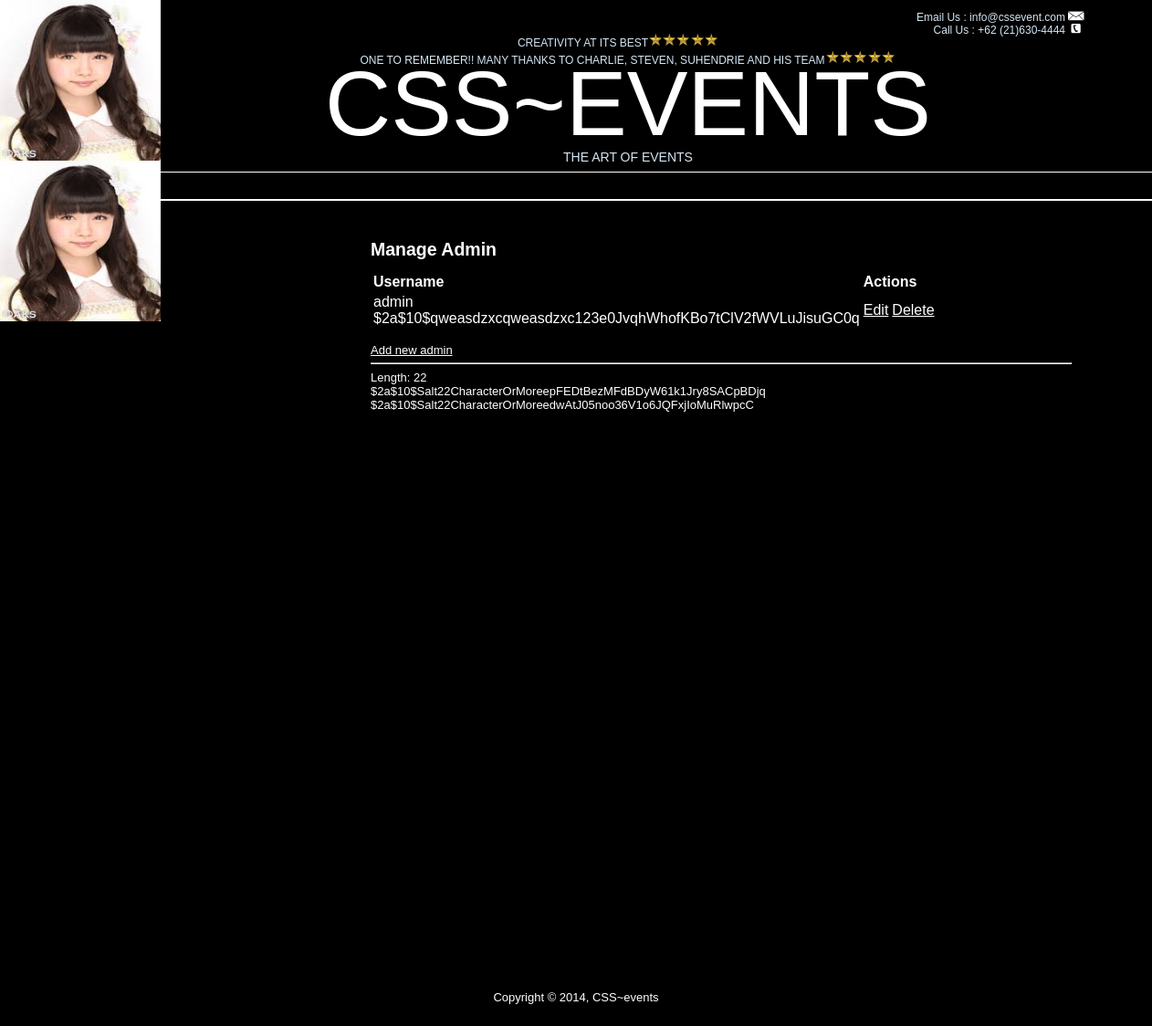
The page /public/manage_admin.php on the database as committed earlier.
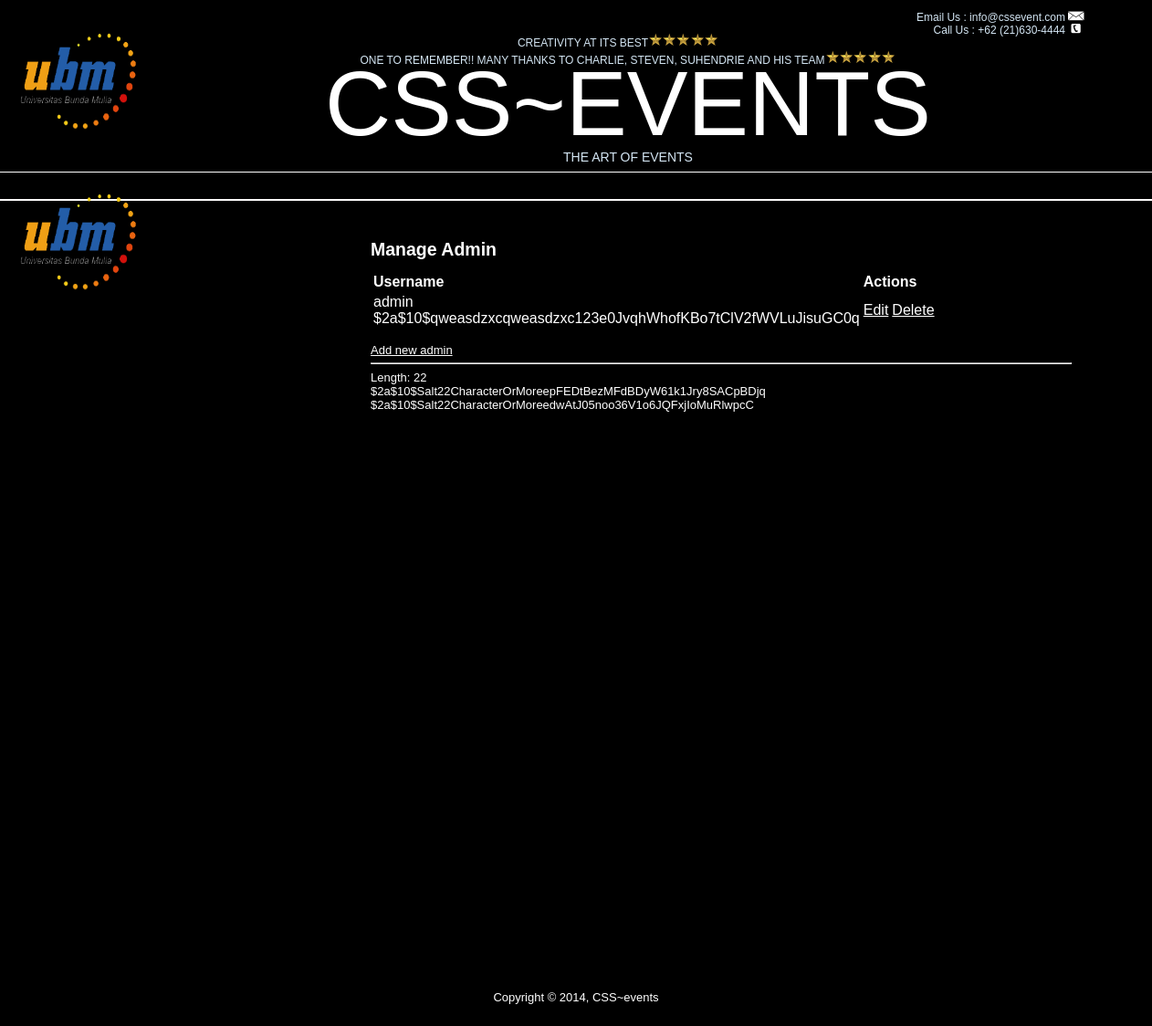
The same page on the database as committed later.
### tables this page shows
CREATE TABLE IF NOT EXISTS `logo` (
  `id` int(11) NOT NULL AUTO_INCREMENT,
  `title` varchar(20) NOT NULL,
  `body` text NOT NULL,
  `gambar` text NOT NULL,
  PRIMARY KEY (`id`)
);

### includes/function.php (called while the page is built, shortened)
<?php session_start();
	function find_all_admins(){
		global $koneksi;
		$sql ="SELECT * FROM admins";
		$sql .= " ORDER BY username ASC";
		$admin_set = mysqli_query($koneksi, $sql);
		return $admin_set;
	}
?>

### public/manage_admin.php (the view)
<?php require_once("../includes/db_connection.php");?>
<?php require_once("../includes/function.php");?>
<?php $admin_set = find_all_admins();?>
<?php	include("../includes/layouts/header.php");?>
<div id="main">
	<div id="navigation"></div>
	<div id="page">
		<h2>Manage Admin</h2>
		<table>
			<tr>
				<th style="text-align:left; width:200px;">Username</th>
				<th colspan="2" style="text-align:left;">Actions</th>
			</tr>
			<?php while($admin = mysqli_fetch_assoc($admin_set)){?>
				<tr>
					<td><?php echo htmlentities($admin["username"]); ?><br>
					 <?php echo htmlentities($admin["hashed_password"]); ?>
					</td>
					<td><a href="edit_admin.php?id=<?php echo urlencode($admin["id"]); ?>">Edit</a></td>
					<td><a href="delete_admin.php?id=<?php echo urlencode($admin["id"]); ?>" onclick="return confirm('Are you sure?');">Delete</a></td>
				</tr>
			<?php } ?>
		</table>
		<br>
			<a href="new_admin.php">Add new admin</a>
			<hr />
			<?php
			 $password = "admin";
			 $hash_format = "$2a$10$";
			 $salt = "Salt22CharacterOrMoree";
			 echo "Length: ". strlen($salt);
			 $format_and_salt = $hash_format . $salt;
			 $hash = crypt($password, $format_and_salt);
			 echo "<br>";
			 echo $hash;
			 $hash2 = crypt("secret", $hash);
			 echo "<br>";
			 echo $hash2;
			?>
	</div>
</div>
<?php include("../includes/layouts/footer.php");?>

### includes/layouts/header.php (shortened to what this page needs)
<?php require_once("../includes/db_connection.php"); ?>
<?php
 $sql = "SELECT *
		FROM logo
		ORDER BY id DESC
		LIMIT 1";
$hasil = mysqli_query($koneksi, $sql);
$baris = mysqli_fetch_assoc($hasil);
?>
<html>
	<head>
		<link href="stylesheets/public.css" media="all" rel="stylesheet" type="text/css"/>
	</head>
	<body background="http://localhost/CSS-StevenDugganEvents/public/3.jpg">
		<div id="bungkusheader">
		<div id="bungkuslogo">
		<img src="<?php echo $baris["gambar"];?>"/>
		<img src="<?php echo $baris["gambar"];?>" style="width="176px"; height="176px"/>
		</div>
		<div id="header">
			<p style="text-align:right;font-size:12px;"><img src="images/icoMail.png" align="right">Email Us	: info@cssevent.com</p>
			<br><p style="text-align:right;font-size:12px;margin-top:-40px;"><img src="images/icoPhone.png" align="right">Call Us		: +62 (21)630-4444</p>
			<br><p style="text-align:center;font-size:12px;margin-top:-45px;">CREATIVITY AT ITS BEST<img src="images/star.png"></p>
			<br><p style="text-align:center;font-size:12px;margin-top:-40px;">ONE TO REMEMBER!! MANY THANKS TO CHARLIE, STEVEN, SUHENDRIE AND HIS TEAM<img src="images/star.png"></p>
			<br><p style="margin-top:-95px;"><a href="admin.php">CSS~EVENTS</a></p>
			<br><p style="margin-top:-85px;font-size:14px;">THE ART OF EVENTS</a></p>
		</div>
		</div>

Rows that differ between the two databases and show on the page:
no longer on this page (row unchanged): logo: gambar (picture)
added logo: gambar (picture)
